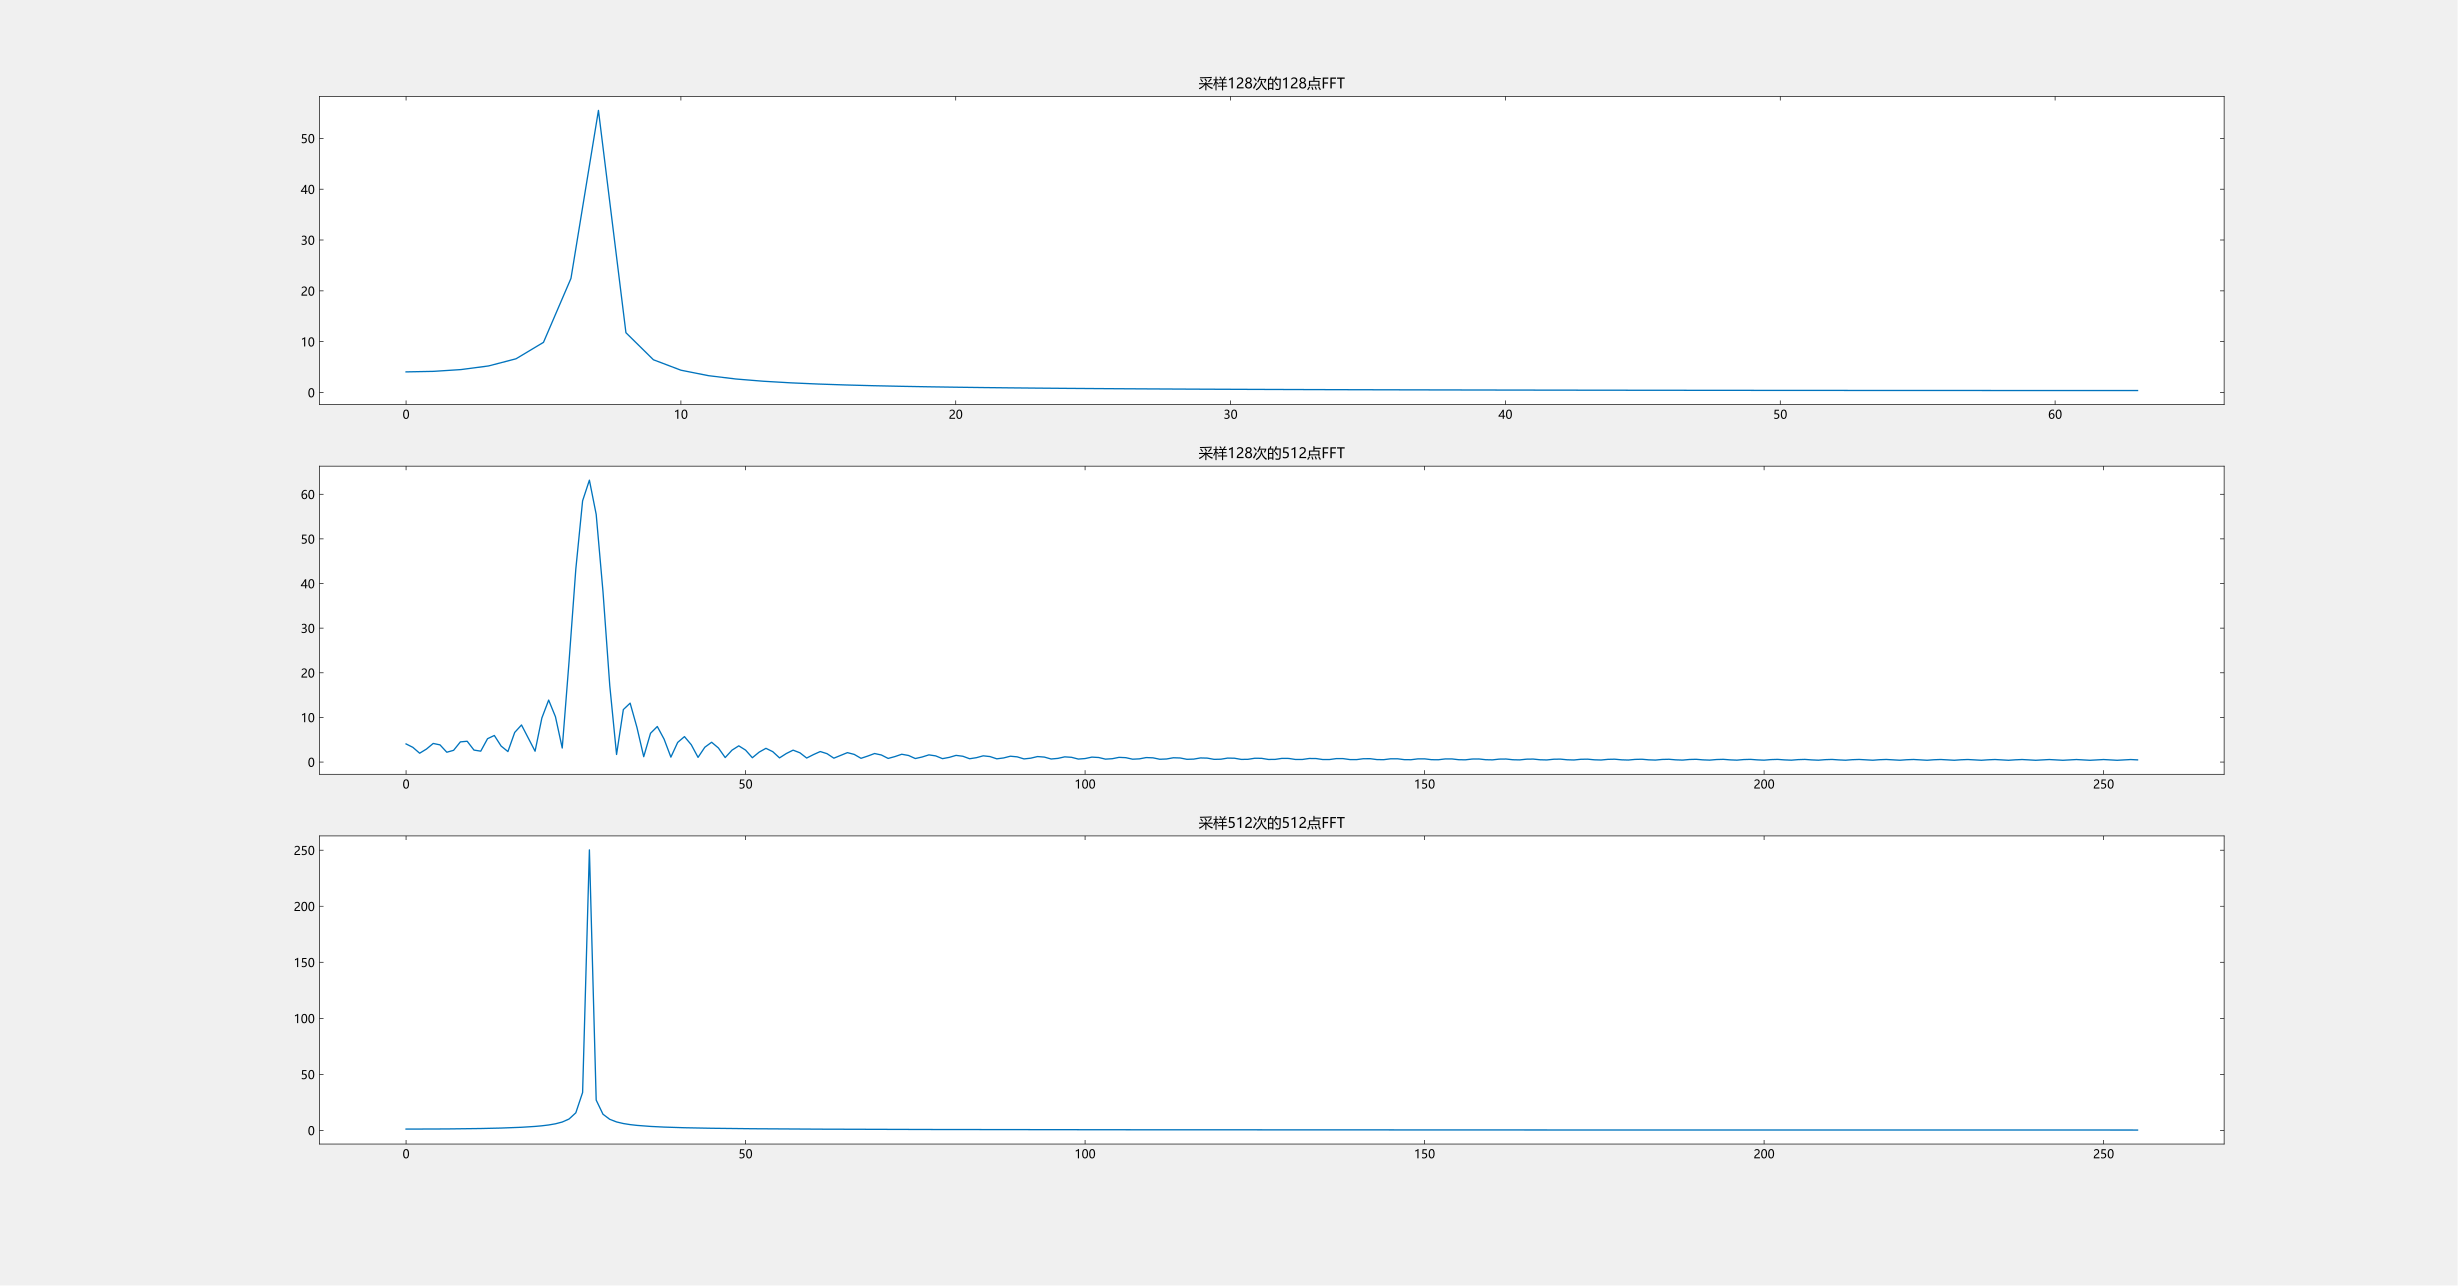

Write the Julia code that produced this figure.
using TyBase
using TyMath
using TyPlot

# 定义采样函数get_point，采样点数N
function get_point(N)
    t=0:1/100:(N-1)/100
    y=sin.(5.25*2*pi*t)
    return y
end

####  采样128次的128点FFT  ####
y=get_point(128)                # 获取128点采样点
y_s=fft(y)                      # 快速傅里叶变换
y_s=y_s[1:div(length(y_s),2)]   # 去除周期延拓信号
subplot(3,1,1)                  # 绘制子图1
plot(abs.(y_s))                 # 绘制频谱
title("采样128次的128点FFT")

####  采样128次的512点FFT  ####
y_1=get_point(128)              # 获取128点采样点
y=zeros(1,512)                  # 获得512点零数组
y[1,1:size(y_1)[1]]=y_1         # 将采样点补零
y_s=fft(y)                      # 快速傅里叶变换
y_s=y_s[1:div(length(y_s),2)]   # 去除周期延拓信号
subplot(3,1,2)                  # 绘制子图2
plot(abs.(y_s))                 # 绘制频谱
title("采样128次的512点FFT")

####  采样512次的512点FFT  ####
y=get_point(512)                # 获取512点采样点
y_s=fft(y)                      # 快速傅里叶变换
y_s=y_s[1:div(length(y_s),2)]   # 去除周期延拓信号
subplot(3,1,3)                  # 绘制子图3
plot(abs.(y_s))                 # 绘制频谱
title("采样512次的512点FFT")
